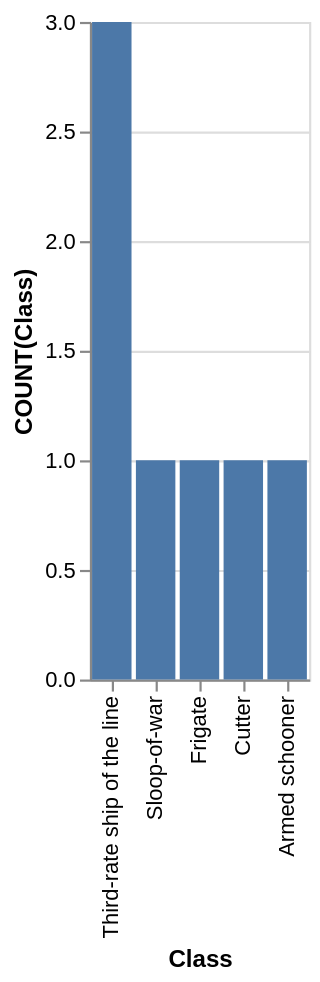

Source (Vega-Lite JSON):
### Vega-Lite specification from a JSON file in a GitHub repository (floating-point values rounded to 4 significant figures)
{"data": {"values": [{"x_data": "Third-rate ship of the line", "y_data": 3}, {"x_data": "Sloop-of-war", "y_data": 1}, {"x_data": "Frigate", "y_data": 1}, {"x_data": "Cutter", "y_data": 1}, {"x_data": "Armed schooner", "y_data": 1}]}, "mark": "bar", "encoding": {"x": {"field": "x_data", "type": "nominal", "title": "Class", "sort": {"op": "sum", "field": "y_data", "order": "descending"}}, "y": {"field": "y_data", "type": "quantitative", "title": "COUNT(Class)"}}}
